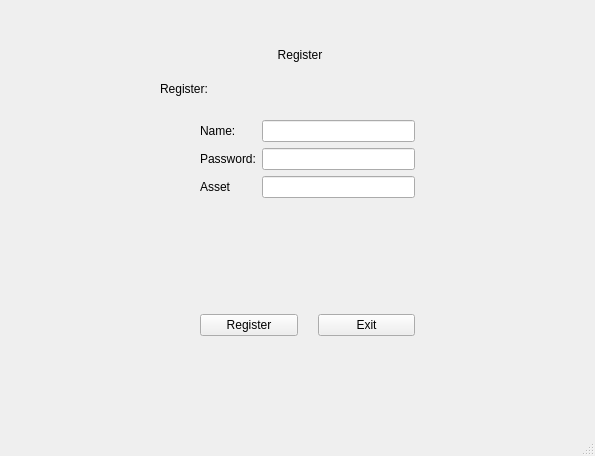
<?xml version="1.0" encoding="UTF-8"?>
<ui version="4.0">
 <class>Signup</class>
 <widget class="QMainWindow" name="Signup">
  <property name="geometry">
   <rect>
    <x>0</x>
    <y>0</y>
    <width>595</width>
    <height>456</height>
   </rect>
  </property>
  <property name="windowTitle">
   <string>MainWindow</string>
  </property>
  <widget class="QWidget" name="centralwidget">
   <widget class="QLabel" name="label">
    <property name="geometry">
     <rect>
      <x>270</x>
      <y>40</y>
      <width>60</width>
      <height>30</height>
     </rect>
    </property>
    <property name="text">
     <string>Register</string>
    </property>
    <property name="alignment">
     <set>Qt::AlignCenter</set>
    </property>
   </widget>
   <widget class="QWidget" name="layoutWidget">
    <property name="geometry">
     <rect>
      <x>200</x>
      <y>120</y>
      <width>215</width>
      <height>118</height>
     </rect>
    </property>
    <layout class="QFormLayout" name="formLayout">
     <item row="0" column="0">
      <widget class="QLabel" name="label_2">
       <property name="text">
        <string>Name:</string>
       </property>
      </widget>
     </item>
     <item row="1" column="0">
      <widget class="QLabel" name="label_3">
       <property name="text">
        <string>Password:</string>
       </property>
      </widget>
     </item>
     <item row="1" column="1">
      <widget class="QLineEdit" name="line_pwd"/>
     </item>
     <item row="3" column="0">
      <widget class="QLabel" name="label_4">
       <property name="text">
        <string>Asset</string>
       </property>
      </widget>
     </item>
     <item row="3" column="1">
      <widget class="QLineEdit" name="line_balance"/>
     </item>
     <item row="0" column="1">
      <widget class="QLineEdit" name="line_name"/>
     </item>
    </layout>
   </widget>
   <widget class="QWidget" name="layoutWidget">
    <property name="geometry">
     <rect>
      <x>200</x>
      <y>300</y>
      <width>215</width>
      <height>50</height>
     </rect>
    </property>
    <layout class="QHBoxLayout" name="horizontalLayout">
     <property name="spacing">
      <number>20</number>
     </property>
     <item>
      <widget class="QPushButton" name="btn_register">
       <property name="text">
        <string>Register</string>
       </property>
      </widget>
     </item>
     <item>
      <widget class="QPushButton" name="btn_quit">
       <property name="text">
        <string>Exit</string>
       </property>
      </widget>
     </item>
    </layout>
   </widget>
   <widget class="QLabel" name="label_5">
    <property name="geometry">
     <rect>
      <x>160</x>
      <y>80</y>
      <width>301</width>
      <height>17</height>
     </rect>
    </property>
    <property name="text">
     <string>Register:</string>
    </property>
   </widget>
  </widget>
  <widget class="QMenuBar" name="menubar">
   <property name="geometry">
    <rect>
     <x>0</x>
     <y>0</y>
     <width>595</width>
     <height>28</height>
    </rect>
   </property>
  </widget>
  <widget class="QStatusBar" name="statusbar"/>
 </widget>
 <resources/>
 <connections>
  <connection>
   <sender>btn_quit</sender>
   <signal>clicked()</signal>
   <receiver>Signup</receiver>
   <slot>close()</slot>
   <hints>
    <hint type="sourcelabel">
     <x>265</x>
     <y>225</y>
    </hint>
    <hint type="destinationlabel">
     <x>215</x>
     <y>215</y>
    </hint>
   </hints>
  </connection>
 </connections>
</ui>
